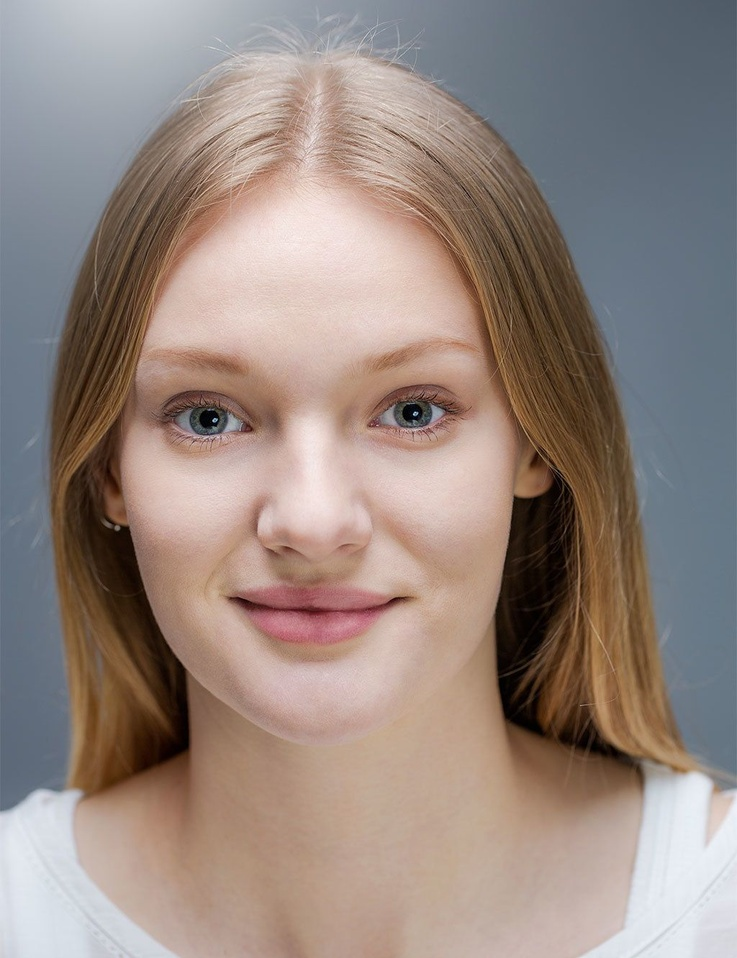
#> input picture ConjuntoImagenes/Humphrey.jpg, 737 x 958 px, shrunk from 1024 x 1332 before the run, found by its file name
$ python almacenamientoFacil.py
#> lines starting #> are read from the running program, lines starting #| are printed output that depends on the picture
import cv2

archivo_persona = 'C:/Users/gdavi/OneDrive/Documentos/Seminario/Imagenes/Humphrey.jpg'
archivo_cara = 'C:/Users/gdavi/OneDrive/Documentos/Seminario/Imagenes/caras/Humphrey.jpg'

clasificador = cv2.CascadeClassifier('C:/Users/gdavi/OneDrive/Documentos/Seminario/Imagenes/haarcascades/haarcascade_frontalface_default.xml')

img = cv2.imread(archivo_persona)
#> img is the input picture: shape (958, 737, 3); mean B, G, R 128.1, 135.2, 150.3
img_byn = cv2.cvtColor(img, cv2.COLOR_BGR2GRAY)
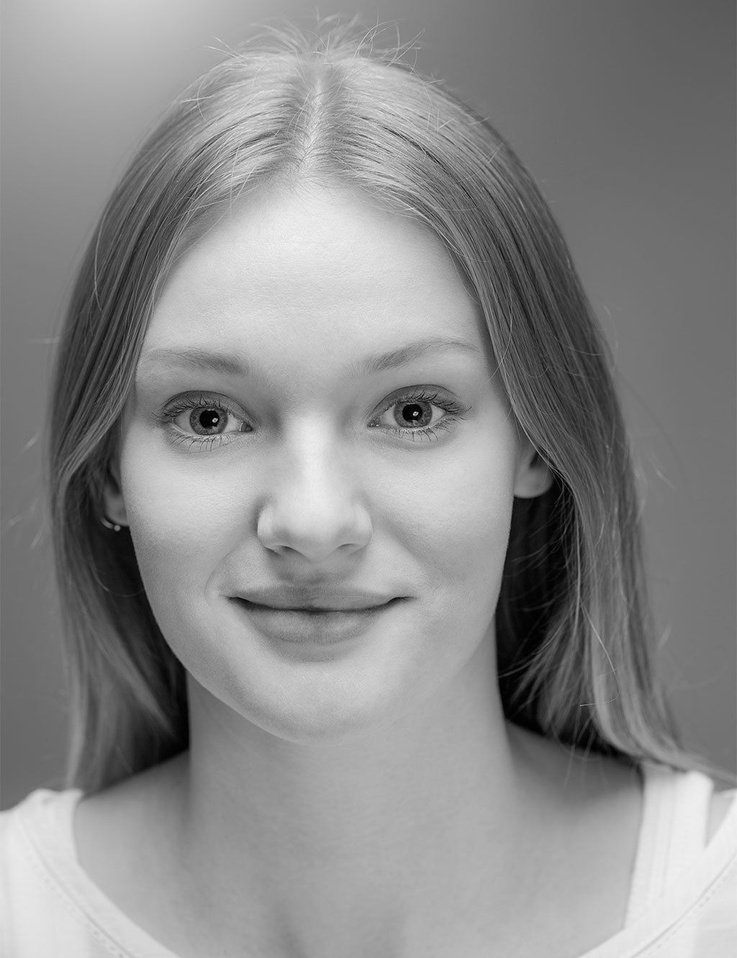
#> img_byn: shape (958, 737); min 0, max 245, mean 138.9

caras = clasificador.detectMultiScale(img_byn)
#> caras = [[57, 219, 509, 509]]
x, y, ancho, alto = caras[0]
#> x = 57; y = 219; ancho = 509; alto = 509
img_cara = img[y:y+alto, x:x+ancho]
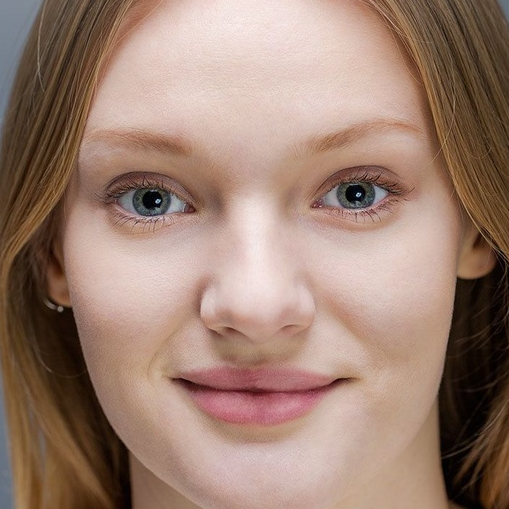
#> img_cara: shape (509, 509, 3); mean B, G, R 113.9, 128.2, 156.8
cv2.imwrite(archivo_cara, img_cara)

print("Cara almacenada")
